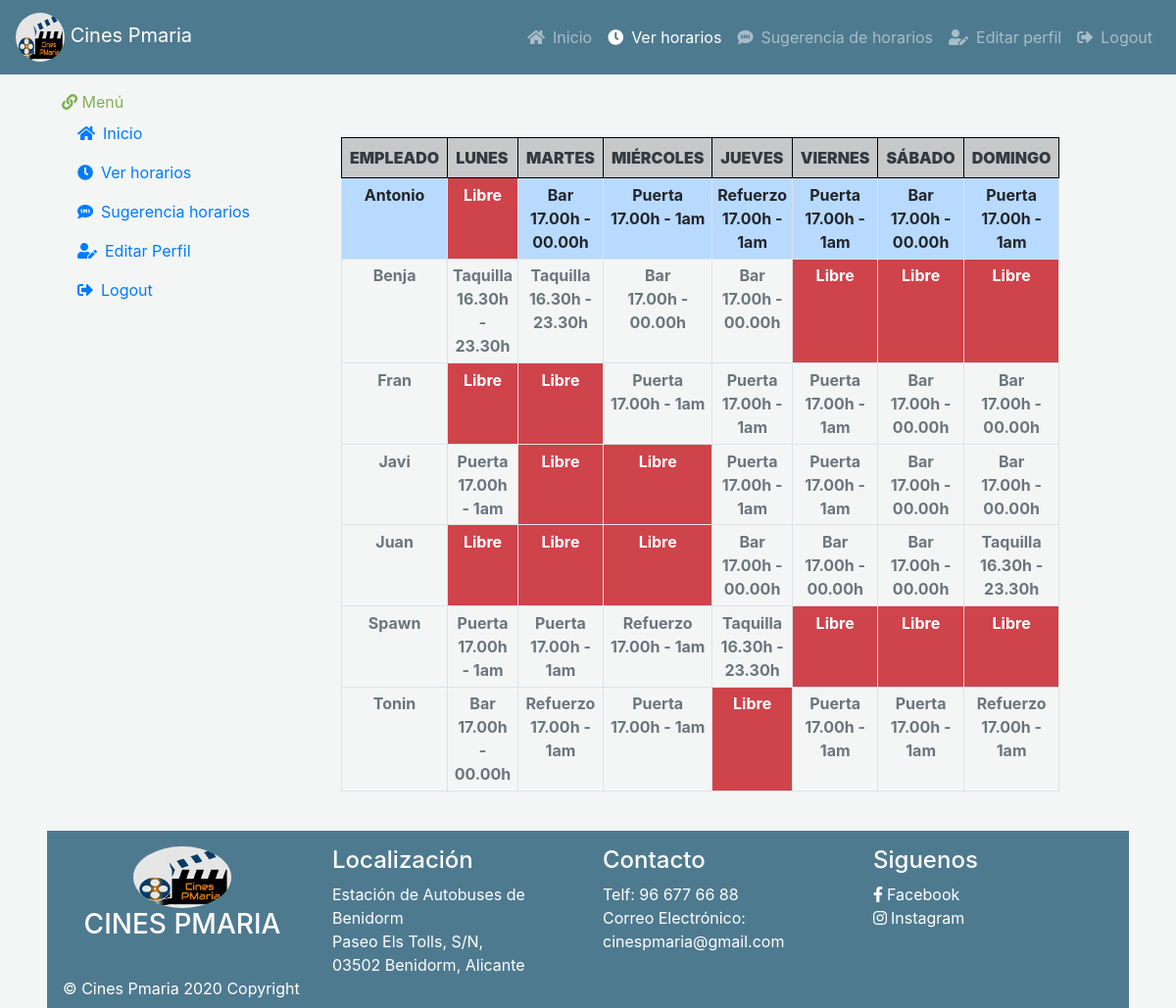
Page /vista/indexVerHor.php (signed in) on the earlier database version.
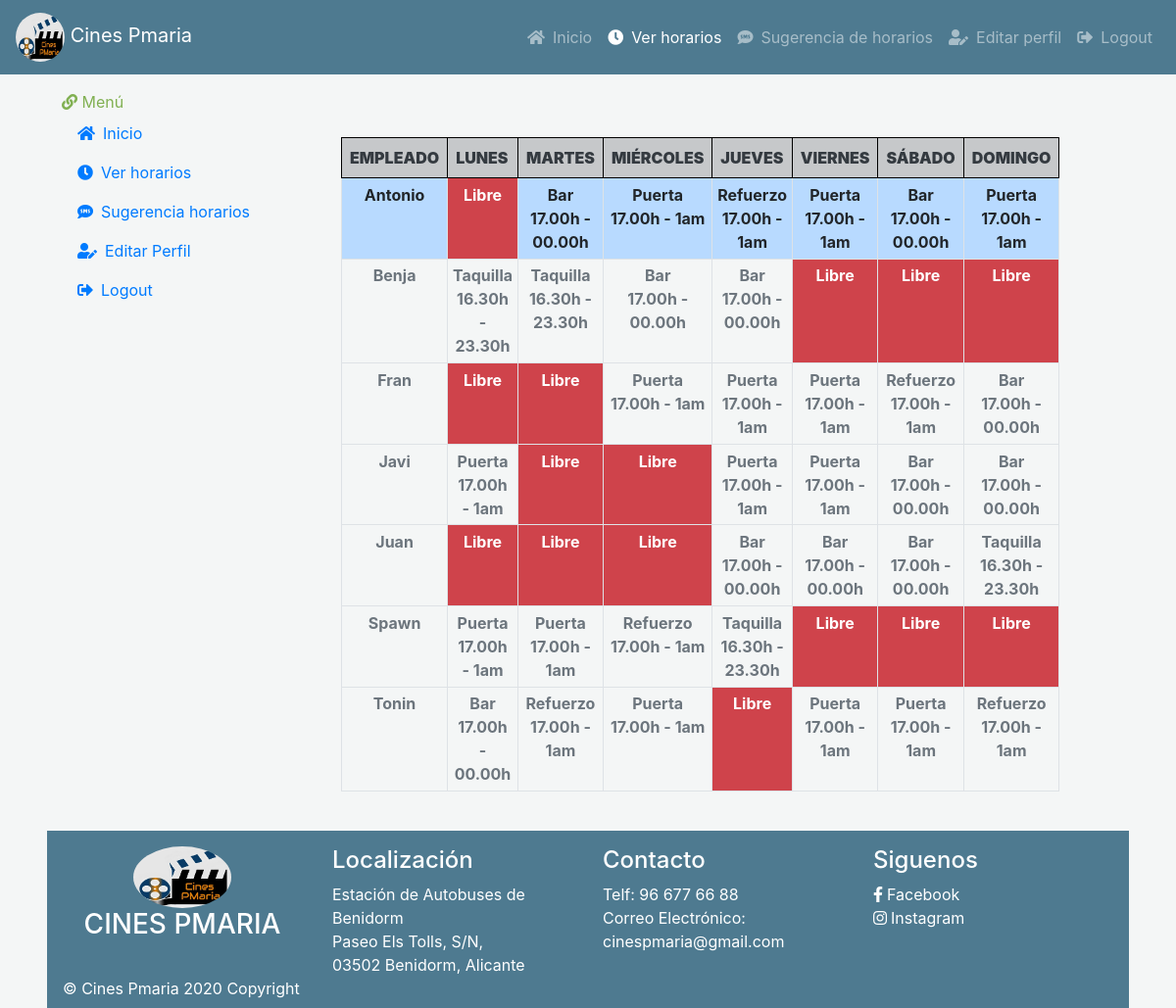
Same page on the later database version.
### tables this page shows
CREATE TABLE `usuarios` (
  `usuario` varchar(25) NOT NULL,
  `contrasena` varchar(25) NOT NULL,
  `email` varchar(30) NOT NULL,
  `ROL` varchar(20) NOT NULL DEFAULT 'ROL_USER',
  `activo` int(5) NOT NULL DEFAULT 1,
  `horario` int(5) NOT NULL DEFAULT -1
);

CREATE TABLE `horarios` (
  `horario` int(5) NOT NULL,
  `lunes` varchar(15) NOT NULL DEFAULT 'Libre',
  `martes` varchar(15) NOT NULL DEFAULT 'Libre',
  `miercoles` varchar(15) NOT NULL DEFAULT 'Libre',
  `jueves` varchar(15) NOT NULL DEFAULT 'Libre',
  `viernes` varchar(15) NOT NULL DEFAULT 'Libre',
  `sabado` varchar(15) NOT NULL DEFAULT 'Libre',
  `domingo` varchar(15) NOT NULL DEFAULT 'Libre'
);

### modelo/conexion.php (called while the page is built, shortened)
<?php
  class Conexion{
    private $conexion;
    public function __construct(){
      $this->servidor = "localhost";
      $this->usuario = "root";
      $this->clave = "";
      $this->base = "cinespmaria";
      $this->conexion = new mysqli($this->servidor, $this->usuario,
      $this->clave, $this->base);
    }
    public function ejecutarConsulta( $sql){
      $contenedor = $this->conexion->query($sql);
      return $contenedor->fetch_all();
    }
  }
 ?>

### modelo/userModelo.php (called while the page is built, shortened)
<?php
  class Users {
    public static function listaEmpleados(){
      $con = new Conexion();
      $cont = $con->ejecutarConsulta("SELECT * FROM usuarios WHERE ROL LIKE 'ROL_EMP'");
      return $cont;
    }
    public static function userRol($user){
      $con = new Conexion();
      $cont = $con->ejecutarConsulta("SELECT * from usuarios WHERE usuario = '$user'");
      return $cont;
    }
  }
 ?>

### modelo/horarioModelo.php (called while the page is built, shortened)
<?php
  require_once 'conexion.php';
  class Horario {
    public static function listaHorEmp($hor){
      $con = new Conexion();
      $cont = $con->ejecutarConsulta("SELECT * FROM horarios WHERE horario = " . $hor);
      return $cont;
    }
  }
 ?>

### vista/verHorario.php (the view, shortened to what this page needs)
<?php
  require_once '../modelo/horarioModelo.php';
  require_once '../modelo/conexion.php';
?>
    <body>
      <?php
        $empleadoActual = $_SESSION['usuario'];
      ?>
        <br/>
        <br/>
          <table class="table table-bordered table-hover table-sm">
            <thead>
              <tr class='text-dark table-dark'>
                <th style="border: 1px solid black;" class="p-2"><b>EMPLEADO</b></th>
                <th style="border: 1px solid black;" class="p-2"><b>LUNES</b></th>
                <th style="border: 1px solid black;" class="p-2"><b>MARTES</b></th>
                <th style="border: 1px solid black;" class="p-2"><b>MIÉRCOLES</b></th>
                <th style="border: 1px solid black;" class="p-2"><b>JUEVES</b></th>
                <th style="border: 1px solid black;" class="p-2"><b>VIERNES</b></th>
                <th style="border: 1px solid black;" class="p-2"><b>SÁBADO</b></th>
                <th style="border: 1px solid black;" class="p-2"><b>DOMINGO</b></th>
              </tr>
            </thead>
            <tbody>
          <?php
           foreach (Users::listaEmpleados() as $empleados) {
             if($empleados[4] == 1){
              if($empleados[0] == $empleadoActual){
               echo "<tr class='table-primary text-center'>";
             }else{
               echo "<tr class='text-muted table-muted text-center'>";
         }
             echo  "<td><b>" . $empleados[0] . "</b> </td>";
            $hor = $empleados[5];
             foreach (Horario::listaHorEmp($hor) as $horarioEmp){
            if($horarioEmp[1] == 'Libre'){
            echo "<td class='bg-roClaro'>";
              echo "<b class='text-white'>Libre</b>";
            }elseif($horarioEmp[1]=='Puerta' || $horarioEmp[1]=='Refuerzo'){
                echo "<td>";
              echo "<b>" . $horarioEmp[1] . "</b><br/><b>17.00h - 1am</b>";
            }elseif($horarioEmp[1]=='Bar'){
              echo "<td>";
              echo "<b>Bar</b><br/> <b>17.00h - 00.00h</b>";
            }else{
              echo "<td>";
              echo "<b>Taquilla</b><br/> <b>16.30h - 23.30h</b>";
            }
            echo "</td>";
            if($horarioEmp[2] == 'Libre'){
            echo "<td class='bg-roClaro'>";
              echo "<b class='text-white'>Libre</b>";
            }elseif($horarioEmp[2]=='Puerta' || $horarioEmp[2]=='Refuerzo'){
                echo "<td>";
              echo "<b>" . $horarioEmp[2] . "</b><br/><b>17.00h - 1am</b>";
            }elseif($horarioEmp[2]=='Bar'){
              echo "<td>";
              echo "<b>Bar</b><br/> <b>17.00h - 00.00h</b>";
            }else{
              echo "<td>";
              echo "<b>Taquilla</b><br/> <b>16.30h - 23.30h</b>";
            }
            echo "</td>";
          if($horarioEmp[3] == 'Libre'){
          echo "<td class='bg-roClaro'>";
            echo "<b class='text-white'>Libre</b>";
          }elseif($horarioEmp[3]=='Puerta' || $horarioEmp[3]=='Refuerzo'){
              echo "<td>";
            echo "<b>" . $horarioEmp[3] . "</b><br/><b>17.00h - 1am</b>";
          }elseif($horarioEmp[3]=='Bar'){
            echo "<td>";
            echo "<b>Bar</b><br/> <b>17.00h - 00.00h</b>";
          }else{
            echo "<td>";
            echo "<b>Taquilla</b><br/> <b>16.30h - 23.30h</b>";
          }
          echo "</td>";
          if($horarioEmp[4] == 'Libre'){
          echo "<td class='bg-roClaro'>";
            echo "<b class='text-white'>Libre</b>";
          }elseif($horarioEmp[4]=='Puerta' || $horarioEmp[4]=='Refuerzo'){
              echo "<td>";
            echo "<b>" . $horarioEmp[4] . "</b><br/><b>17.00h - 1am</b>";
          }elseif($horarioEmp[4]=='Bar'){
            echo "<td>";
            echo "<b>Bar</b><br/> <b>17.00h - 00.00h</b>";
          }else{
            echo "<td>";
            echo "<b>Taquilla</b><br/> <b>16.30h - 23.30h</b>";
          }
          echo "</td>";
          if($horarioEmp[5] == 'Libre'){
          echo "<td class='bg-roClaro'>";
            echo "<b class='text-white'>Libre</b>";
          }elseif($horarioEmp[5]=='Puerta' || $horarioEmp[5]=='Refuerzo'){
              echo "<td>";
            echo "<b>" . $horarioEmp[5] . "</b><br/><b>17.00h - 1am</b>";
          }elseif($horarioEmp[5]=='Bar'){
            echo "<td>";
            echo "<b>Bar</b><br/> <b>17.00h - 00.00h</b>";
          }else{
            echo "<td>";
            echo "<b>Taquilla</b><br/> <b>16.30h - 23.30h</b>";
          }
          echo "</td>";
          if($horarioEmp[6] == 'Libre'){
          echo "<td class='bg-roClaro'>";
            echo "<b class='text-white'>Libre</b>";
          }elseif($horarioEmp[6]=='Puerta' || $horarioEmp[6]=='Refuerzo'){
              echo "<td>";
            echo "<b>" . $horarioEmp[6] . "</b><br/><b>17.00h - 1am</b>";
          }elseif($horarioEmp[6]=='Bar'){
            echo "<td>";
            echo "<b>Bar</b><br/> <b>17.00h - 00.00h</b>";
          }else{
            echo "<td>";
            echo "<b>Taquilla</b><br/> <b>16.30h - 23.30h</b>";
          }
          echo "</td>";
        if($horarioEmp[7] == 'Libre'){
        echo "<td class='bg-roClaro'>";
          echo "<b class='text-white'>Libre</b>";
        }elseif($horarioEmp[7]=='Puerta' || $horarioEmp[7]=='Refuerzo'){
            echo "<td>";
          echo "<b>" . $horarioEmp[7] . "</b><br/><b>17.00h - 1am</b>";
        }elseif($horarioEmp[7]=='Bar'){
          echo "<td>";
          echo "<b>Bar</b><br/> <b>17.00h - 00.00h</b>";
        }else{
          echo "<td>";
          echo "<b>Taquilla</b><br/> <b>16.30h - 23.30h</b>";
        }
        echo "</td>";
         ?>
  <?php
  echo "</tr>";
}
}
        }
      ?>
    </tbody>
      </table>
        <br/>
    </body>

### vista/indexVerHor.php (shortened to what this page needs)
<?php
  require_once '../modelo/conexion.php';
  require_once '../modelo/userModelo.php';
  ?>
<!doctype html>
<html lang="en">
  <head>
    <link rel="stylesheet" href="https://use.fontawesome.com/releases/v5.8.2/css/all.css">
    <link rel="stylesheet" href="https://stackpath.bootstrapcdn.com/bootstrap/4.1.3/css/bootstrap.min.css">
    <link href="../css/style.css" rel="stylesheet">
   </head>
  <body>
    <?php
    if(isset($_SESSION['usuario']))
      {
        $rolUser = Users::userRol($_SESSION['usuario']);
        $rol = $rolUser[0][3];
      }else{
        header("Location:indexLogin.php");
      }
     ?>
    <header class="sticky-top">
          <nav class="navbar navbar-expand-lg navbar-dark bg-primary">
            <a class="navbar-brand text-white" href="../index.php">
              <img src="../imagenes/cines_pmaria.jpg" height="50" width="50" class="rounded-circle">
              Cines Pmaria
            </a>
            <div class="collapse navbar-collapse justify-content-end" id="navbarNav">
              <ul class="navbar-nav text-center">
                <li class="nav-item">
                  <a class="nav-link" href="../index.php"><i class="fas fa-home pr-2"></i>Inicio</a>
                </li>
              <?php
            if(isset($rol)){
            ?>
             <?php
             if($rol == "ROL_EMP"){
              ?>
              <li class="nav-item active">
                 <a class="nav-link" href="../vista/indexVerHor.php"><i class="fas fa-clock pr-2"></i>Ver horarios</a>
              </li>
              <li class="nav-item">
                <a class="nav-link" href="../vista/indexComEmp.php"><i class="fas fa-sms pr-2"></i>Sugerencia de horarios</a>
              </li>
              <?php
                 }
                 if($rol == "ROL_USER" || $rol == "ROL_ADMIN" || $rol == "ROL_EMP"){
               ?>
              <li class="nav-item">
                <a class="nav-link" href="../vista/indexEditPerfil.php"><i class="fas fa-user-edit pr-2"></i>Editar perfil</a>
              </li>
              <?php
            }
               ?>
            <?php
            }
                if(!isset($rol)){
              ?>
                <li class="nav-item">
                  <a class="nav-link" href="indexContacto.php"><i class="fas fa-search-location pr-2"></i>Contacto</a>
                </li>
                    <li class="nav-item">
                      <a class="nav-link" href="../vista/indexLogin.php"><i class="fas fa-sign-in-alt pr-2"></i>Login</a>
                    </li>
                <?php
                  }else{
               ?>
               <li class="nav-item">
                 <a class="nav-link" href="../controlador/logout.php"><i class="fas fa-sign-out-alt pr-2"></i>Logout</a>
               </li>
             <?php
                }
             ?>
              </ul>
            </div>
          </nav>
        </header>
<main class="mt-3 mx-5 container">
<section class="row mt-3">
  <aside class="col-md-3 d-none d-md-block">
    <i class="fas fa-link text-success"></i>
    <span class="text-success">Menú</span>
    <ul class="list-unstyled">
      <li class="nav-item">
        <a class="nav-link text-primary" href="../index.php"><i class="fas fa-home pr-2"></i>Inicio <span class="sr-only">(current)</span></a>
      </li>
      <li class="nav-item">
         <a class="nav-link text-primary" href="indexVerHor.php"><i class="fas fa-clock pr-2"></i>Ver horarios</a>
       </li>
       <li class="nav-item">
         <a class="nav-link text-primary" href="indexComEmp.php"><i class="fas fa-sms pr-2"></i>Sugerencia horarios</a>
       </li>
       <li class="nav-item">
          <a class="nav-link text-primary" href="indexEditPerfil.php"><i class="fas fa-user-edit pr-2"></i>Editar Perfil</a>
        </li>
       <li class="nav-item">
         <a class="nav-link text-primary" href="../controlador/logout.php"><i class="fas fa-sign-out-alt pr-2"></i>Logout</a>
       </li>
    </ul>
  </aside>
  <section class="col-12 col-md-9 col-lg-7">
        <?php
          include("verHorario.php");
         ?>
  </section>
</section>
    </main>
      <?php
            include("footer.php");
       ?>
  </body>
</html>

### vista/footer.php
<footer class="bg-primary text-white row pt-3 mx-5 pb-2">
  <div class="col-sm-6 col-lg-3 text-center">
    <div>
      <a href="../index.php"> <img src="../imagenes/logoCpmaria.jpg" class="logo-footer rounded-circle link-unstyled" width="100px"></a>
    </div>
      <a href="../index.php">  <h3 class="text-white link-unstyled">CINES PMARIA</h3>  </a>
  </div>
  <div class="col-sm-6 col-lg-3 text-center text-lg-left">
    <div class="font-weight-bold">
      <h4>Localización </h4>
    </div>
           Estación de Autobuses de Benidorm <br/>
           Paseo Els Tolls, S/N, <br/>
           03502 Benidorm, Alicante
  </div>
  <div class="col-sm-6 col-lg-3 text-center text-lg-left">
    <div class="font-weight-bold">
      <h4>Contacto </h4>
    </div>
     Telf: 96 677 66 88 <br/>
    Correo Electrónico: <br/>
    cinespmaria@gmail.com
  </div>
  <div class="col-sm-6 col-lg-3 text-center text-lg-left">
    <div class="font-weight-bold">
      <h4>Siguenos</h4>
     </div>
    <ul class="list-unstyled">
      <li><a class="text-white" href="https://www.facebook.com/Cines-PMaria-103042904552265/" target="_blank"><i class="fab fa-facebook-f pr-1"></i>Facebook</a></li>
      <li><a class="text-white" href="https://www.instagram.com/pmariacines/" target="_blank"><i class="fab fa-instagram pr-1"></i>Instagram</a></li>
    </ul>
   </div>
    <div class="text-justify mx-3">© Cines Pmaria 2020 Copyright
    </div>
</footer>

### css/style.css (style rules this page uses)
* { margin:0; padding: 0; }
body { background-color: #f4f6f6 ; }
.text-primary { color: #2e86c1 ; }
.bg-primary { background-color: #4e7a90 !important; }
.text-success { color: #81B052 !important; }
.bg-roClaro { background-color: #cf434b !important; }

Differences in the rows shown:
removed horarios: lunes "Libre", martes "Libre", miercoles "Puerta", jueves "Puerta", viernes "Puerta", sabado "Bar", domingo "Bar", shown under usuarios "Fran"
added horarios: lunes "Libre", martes "Libre", miercoles "Puerta", jueves "Puerta", viernes "Puerta", sabado "Refuerzo", domingo "Bar", shown under usuarios "Fran"
